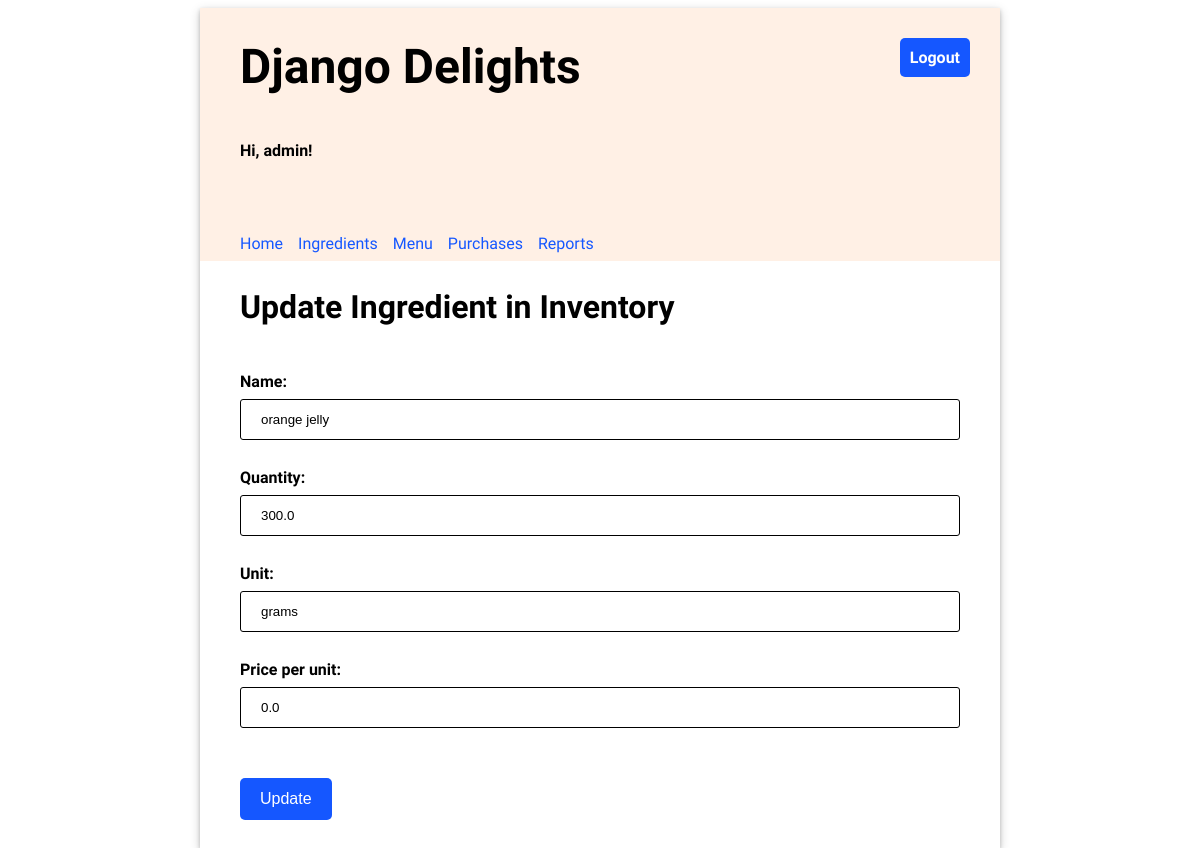
Page /ingredients/1/update (signed in) on the earlier database version.
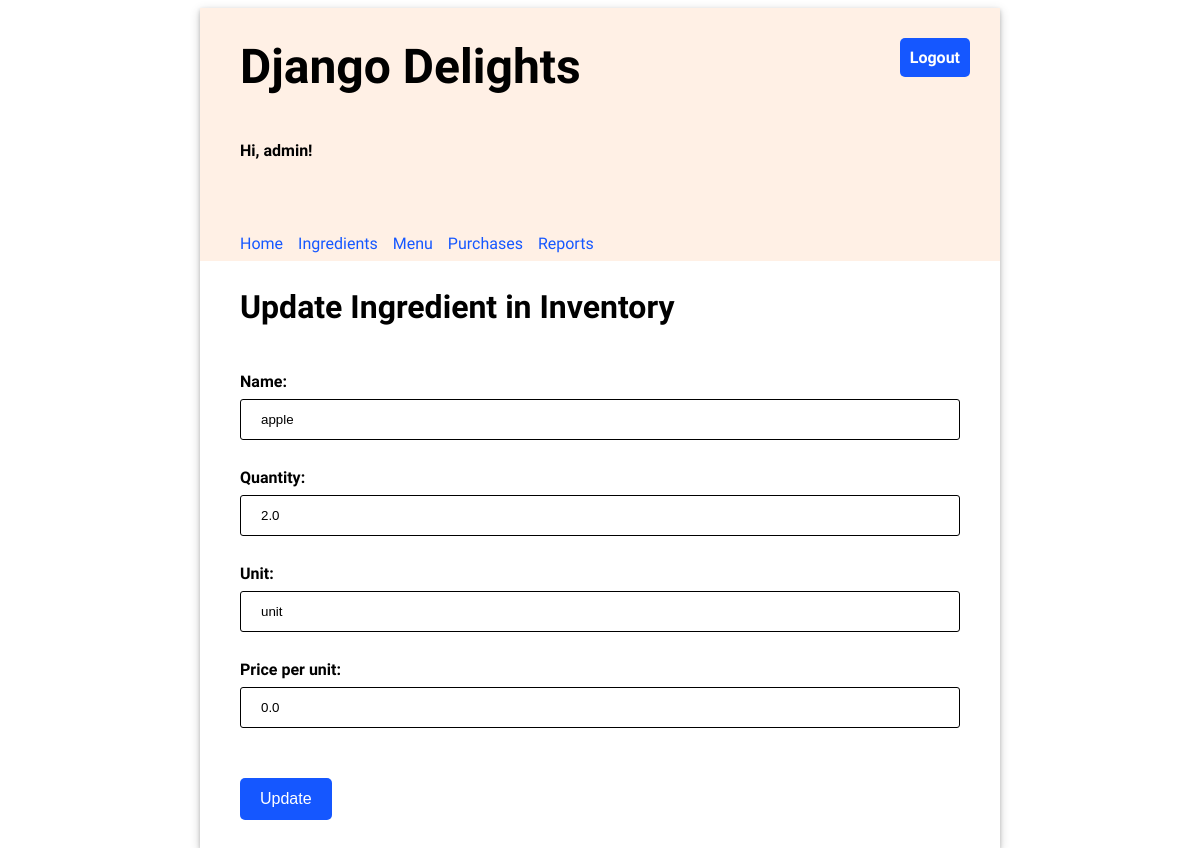
Same page on the later database version.
### inventory/models.py (models this page shows, shortened)
class Ingredient(models.Model):
    name = models.CharField(max_length=200, unique=True)
    quantity = models.FloatField(default=0)
    unit = models.CharField(max_length=200)
    price_per_unit = models.FloatField(default=0)

### inventory/views.py (the view)
# urls.py: path('ingredients/<slug:pk>/update', views.IngredientUpdate.as_view(), name="update_ingredient"),
class IngredientUpdate(generic.UpdateView):
    model = Ingredient
    template_name = 'inventory/update_ingredient.html'
    form_class = IngredientForm

### inventory/forms.py
class IngredientForm(forms.ModelForm):
    class Meta:
        model = Ingredient
        fields = "__all__"

### inventory/templates/inventory/update_ingredient.html (shortened to what this page needs)
{% extends 'base.html' %}
{% load static %}
{% block content %}
    <h2>Update Ingredient in Inventory</h2>
    <form method="post" class="flex-form">
        {{ form }}
        <input type="submit" value="Update"/>
    </form>
{% endblock %}

Differences in the rows shown:
changed Ingredient: name "orange jelly" → "apple"; quantity "300.0" → "2.0"; unit "grams" → "unit"
